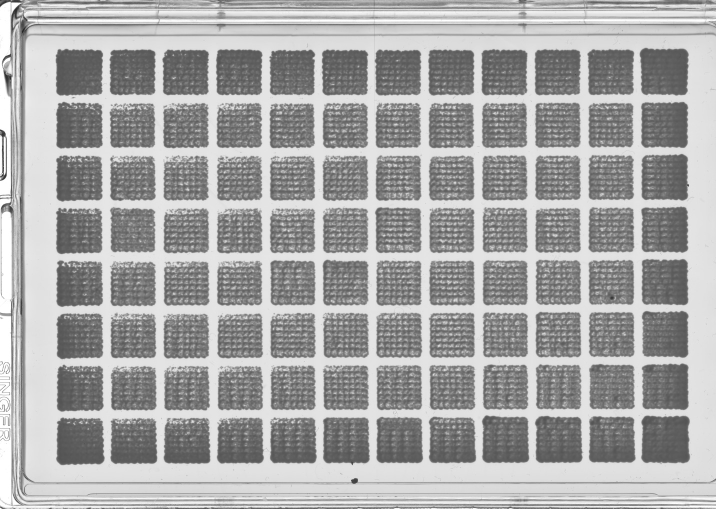
#> input picture Bence folder/Phenotypes/biofilm_washing_scans/20220627_1_biofilm_JB50_7x7.jpg, 1432 x 1017 px, found by its file name (shown at 1/2 size)
$ jupyter execute --allow-errors 'Image processing.ipynb'   (shell and % lines are left out)
#> lines starting #> are read from the running program, lines starting #| are printed output that depends on the picture; after the words box and inside, x2 and y2 are one past the last pixel; in counts of white or black regions, pixels touching at a corner belong together
#> in connected_components, image is the input picture: shape (1017, 1432); min 29, max 255, mean 166.4
# In this Jupyter notebook we will show the image processing pipeline used to quantify adhesion.

[cell 1]
#importing the packages used
import numpy as np
import matplotlib.pyplot as plt
import statistics as st
import scipy.stats as stats
import pandas as pd
from skimage.morphology import square
from skimage.measure import label, regionprops
from matplotlib.collections import PatchCollection
import matplotlib.patches as mpatches
from matplotlib.axes import Axes
from skimage.filters import threshold_otsu
import skimage.io
import skimage.filters
import skimage.measure
import seaborn as sns
import os

root = "/Users/bencekover/Library/CloudStorage/OneDrive-UniversityCollegeLondon/MSci Bahler lab/S.-Pombe-MLPs/"

#Show the actual image from an image matrix
# [4 lines left out: function show_image, not called in this run]

#To read an image:
def read_image(filename):
    image = plt.imread(filename)

#set directory
base_dir = os.path.normpath(root + "internal data/google drive data/scanner/")

#Make crop function
def crop(image):
    image=np.delete(image,range(950,1017),0)
#> image: shape (950, 1432)
    image=np.delete(image,range(0,75),0)
#> image: shape (875, 1432)
    image=np.delete(image,range(1400,1432),1)
#> image: shape (875, 1400)
    image=np.delete(image,range(0,90),1)
#> image: shape (875, 1310)
    return image

#Define each colony as a distinct "object"
def connected_components(filename, connectivity=2):
    # load the image
    image = skimage.io.imread(filename)
    #Crop the image
    image=crop(image)
    #blur the image
    image = skimage.filters.gaussian(image, sigma=7, truncate=8, channel_axis=True)
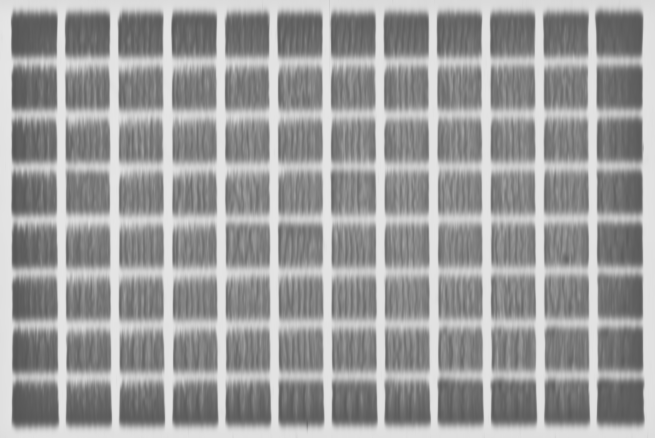
#> image: shape (875, 1310) float64 (shown at 1/2 size); min 0.332, max 0.903, mean 0.613
    # make an inverted binary
    thresh = threshold_otsu(image)
#> thresh = 0.654
    binary = image > thresh
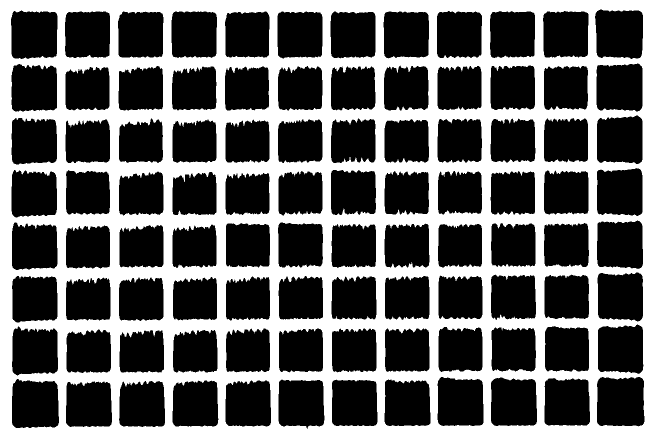
#> binary: shape (875, 1310) bool (shown at 1/2 size); 37.5% white; 1 white region, box (x1, y1, x2, y2) and area: (0, 0, 1310, 875) 429348
    binary_mask=np.invert(binary)
#> binary_mask: shape (875, 1310) bool; 62.5% white; 1 black region
    #Set the minimum area of an object to 2 pixels (python was picking up 1-pixel objects when I first tried it)

    #mask is the binary mask from which objects were found (a matrix of 1s and 0s)
    mask = skimage.morphology.remove_small_objects(binary_mask,1000)
    # perform connected component analysis (count=number of objects)

    #count is the number of objects there are (numbered 1-96 if there are 96 objects)
    #labeled_image is a matrix where each object is numbered 1-96 (the background is 0)
    labeled_image, count = skimage.measure.label(mask,connectivity=connectivity, return_num=True)
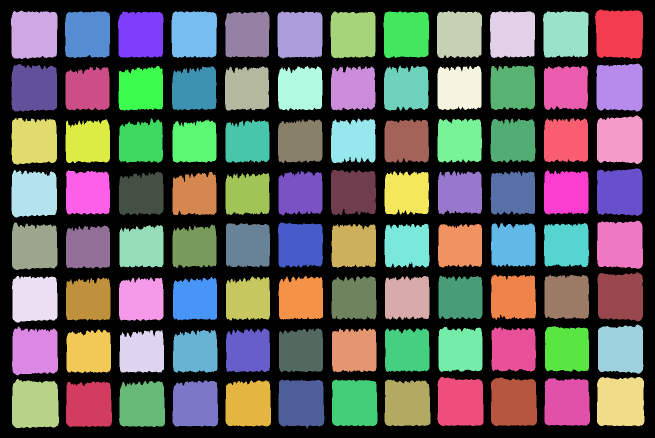
#> labeled_image: shape (875, 1310) int32 (shown at 1/2 size); 97 distinct labels, from 0 to 96; one colour per label, 0 black
#> count = 96

    #regions group the individual object properties
    regions=regionprops(labeled_image)
#> regions = 96 regions; largest, box (x1, y1, x2, y2) and area: (1194, 754, 1289, 853) 8843, (1190, 19, 1286, 118) 8670, (24, 758, 118, 856) 8420, (875, 754, 967, 852) 8378, (22, 21, 115, 118) 8356
    return labeled_image, count, regions, mask


#Find and label objects in the original JB50 7x7 plate

baseline_fname = root + "internal data/google drive data/scanner/20220627_biofilm_JB50_7x7/20220627_1_biofilm_JB50_7x7.jpg"
labeled_image,count,regions,mask=connected_components(baseline_fname)
#> count = 96

#Name each object after its position (A1-H12)
def number_plate(regions):
  x_array=[]
  y_array=[]
  for r in regions:
    x,y=r["centroid"]
    x_array.append(x)
    y_array.append(y)
#> this loop made 96 passes
#> (x, y) on passes 1 to 12: (67.3, 1238.4), (68.96, 67.81), (68.59, 918), (68.32, 1024.5), (68.05, 1131.1), (68.59, 174.7), (69.03, 281.1), (68.42, 387.8), (69.03, 494.4), (68.9, 599.3), (69.14, 705.6), (68.69, 812)
#> after the loop, x_array = 96 values, max 809.2 at index 94, min 67.3 at index 0, mean 438.7; y_array = 96 values, max 1241.1 at index 72, min 67.24 at index 37, mean 654.2
  rows=pd.cut(x_array,8, labels=["A","B","C","D","E","F","G","H"])
  cols=pd.cut(y_array,12, labels=["1","2","3","4","5","6","7","8","9","10","11","12"])
  index=[]
  for i in range(0,len(rows)):
    index.append(rows[i]+cols[i])
#> this loop made 96 passes
#> after the loop, index = 96 items, first 6: 'A12', 'A1', 'A9', 'A10', 'A11', 'A2'
  d = {'x': x_array, 'y': y_array, "row": rows, "col":cols, "index": index}
  df = pd.DataFrame(data=d)
#> df = table of 96 rows and 5 columns
  return df

#Show the dataframe of x (vertical) and y (horizontal) coordinates of the centroid of each object
df=number_plate(regions)
#> df = table of 96 rows and 5 columns

m=np.zeros((len(mask),len(mask[0])))
#> m: shape (875, 1310) float64; every value is 0

for ind in df["index"]:
  i=df[df['index']==ind].index[0]
  r=df[df["row"]==df.iat[i,2]]
  c=df[df["col"]==df.iat[i,3]]
  x=st.mean([df.iat[r[r["col"]=="12"].index[0],0],df.iat[r[r["col"]=="1"].index[0],0]])
  y=st.mean([df.iat[c[c["row"]=="A"].index[0],1],df.iat[c[c["row"]=="H"].index[0],1]])
  minr=int(round(x-45))
  minc=int(round(y-45))
  maxr=int(round(x+45))
  maxc=int(round(y+45))
  m[minr:maxr,minc:maxc]=square(90)
#> this loop made 96 passes
#> (ind, x, y, minr, minc, maxr, maxc) on passes 1 to 12: ('A12', 68.13, 1239.6, 23, 1195, 113, 1285), ('A1', 68.13, 68.74, 23, 24, 113, 114), ('A9', 68.13, 919.1, 23, 874, 113, 964), ('A10', 68.13, 1025.7, 23, 981, 113, 1071), ('A11', 68.13, 1132.4, 23, 1087, 113, 1177), ('A2', 68.13, 176.1, 23, 131, 113, 221), ('A3', 68.13, 282.7, 23, 238, 113, 328), ('A4', 68.13, 389.2, 23, 344, 113, 434), ('A5', 68.13, 495.4, 23, 450, 113, 540), ('A6', 68.13, 600.6, 23, 556, 113, 646), ('A7', 68.13, 707.1, 23, 662, 113, 752), ('A8', 68.13, 813, 23, 768, 113, 858)
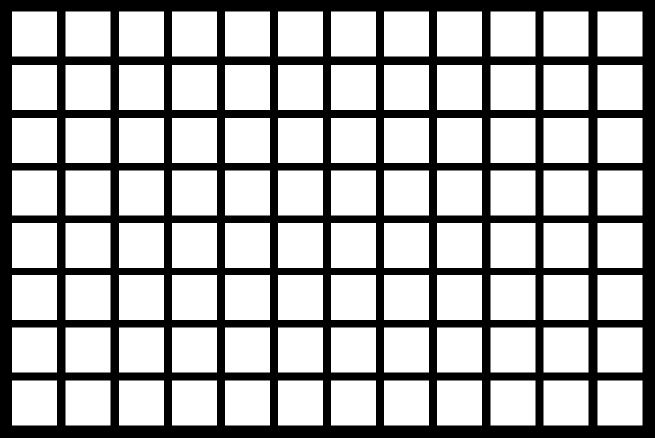
#> m: shape (875, 1310) float64 (shown at 1/2 size); values 0 (black) and 1 (white), 67.8% white; 1 black region

#Find and label objects in the new binary
labeled_image, count = skimage.measure.label(m,connectivity=2, return_num=True)
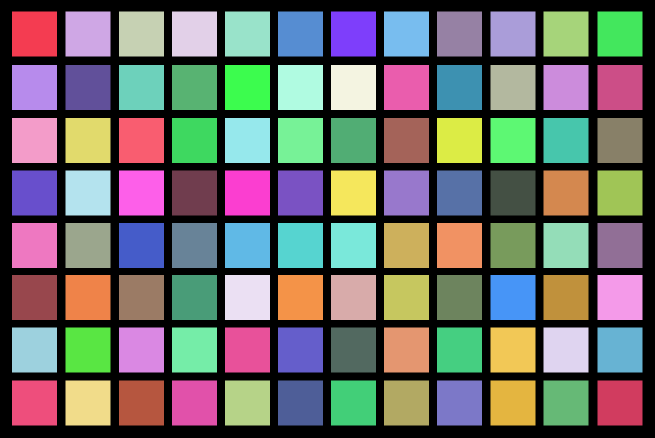
#> labeled_image: shape (875, 1310) int64 (shown at 1/2 size); 97 distinct labels, from 0 to 96; one colour per label, 0 black
regions=regionprops(labeled_image)
#> regions = 96 regions; largest, box (x1, y1, x2, y2) and area: (24, 23, 114, 113) 8100, (131, 23, 221, 113) 8100, (238, 23, 328, 113) 8100, (344, 23, 434, 113) 8100, (450, 23, 540, 113) 8100

#Return a dataframe of x and y coordinates of object centroids
df=number_plate(regions)
#> the loop in number_plate (call 2), `for r in regions:` made 96 passes
#> (x, y) on passes 1 to 12: (67.5, 68.5), (67.5, 175.5), (67.5, 282.5), (67.5, 388.5), (67.5, 494.5), (67.5, 600.5), (67.5, 706.5), (67.5, 812.5), (67.5, 918.5), (67.5, 1025.5), (67.5, 1131.5), (67.5, 1239.5)
#> the loop in number_plate (call 2), `for i in range(0,len(rows)):` made 96 passes

#Make a dictionary of each plate number
plate={}
n=0
for r in range(0,len(regions)):
  n=df.iat[r,2]+df.iat[r,3]
  plate[n]=regions[r]

#Create an array of mean intensity for each square for "image" from "labeled_image"
# [46 lines left out: functions mean_int, processing, not called in this run]

#Import images
def import_im(directory):
  image_1=np.invert(crop(skimage.io.imread(directory)))
  return image_1

# Import strain layouts

#> (a cell that did not finish here is left out)

[cell 3]
labeled_im_2=np.zeros((len(labeled_image),len(labeled_image[0])))
labeled_im_2[:-20,:-80]=labeled_image[20:,80:]
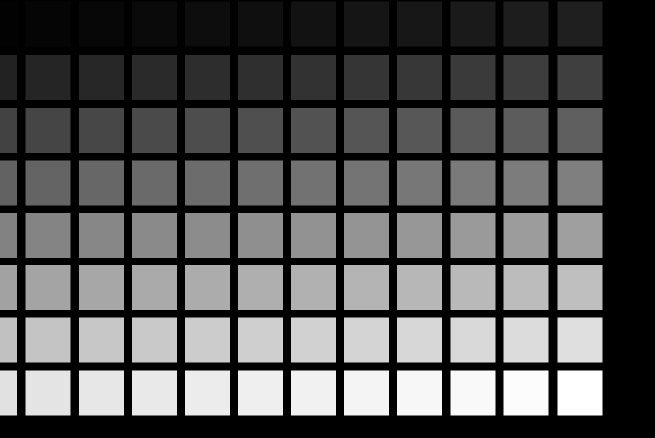
#> labeled_im_2: shape (875, 1310) float64 (shown at 1/2 size); min 0, max 96, mean 31.4; drawn with min black and max white

[cell 4]
#overlay labeled image on original image
#plt.imshow(segregants_3)
#remove the 20 pixels of the left side
labeled_im_=labeled_image[:,30:]
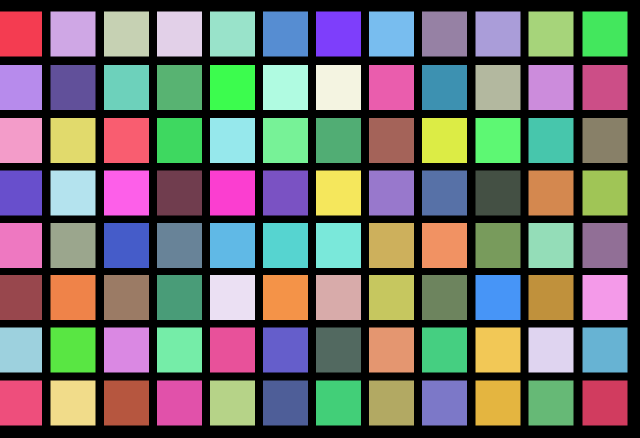
#> labeled_im_: shape (875, 1280) int64 (shown at 1/2 size); 97 distinct labels, from 0 to 96; one colour per label, 0 black
plt.imshow(labeled_image,alpha=0.5)

[cell 5]
labeled_im_3=np.zeros((len(labeled_image),len(labeled_image[0])))
labeled_im_3[:-30,:-20]=labeled_image[30:,20:]

labeled_im_4=np.zeros((len(labeled_image),len(labeled_image[0])))
#Move it down and slighlty right
labeled_im_4[:-10,:-20]=labeled_image[10:,20:]
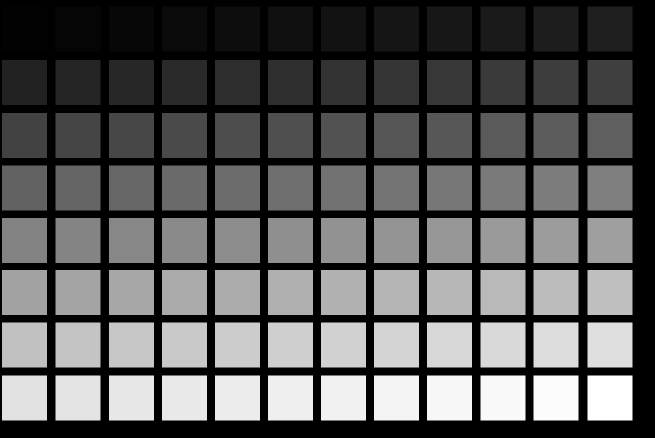
#> labeled_im_4: shape (875, 1310) float64 (shown at 1/2 size); min 0, max 96, mean 32.9; drawn with min black and max white

labeled_im_5=np.zeros((len(labeled_image),len(labeled_image[0])))
#Move it down and slighlty right
labeled_im_5[:-15,:-50]=labeled_image[15:,50:]
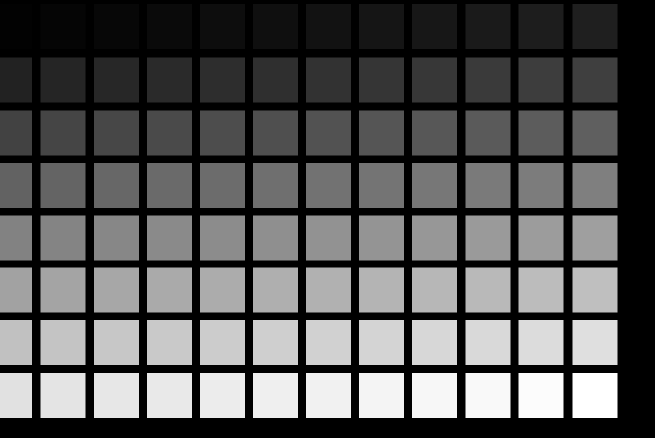
#> labeled_im_5: shape (875, 1310) float64 (shown at 1/2 size); min 0, max 96, mean 32.2; drawn with min black and max white

labeled_im_6=np.zeros((len(labeled_image),len(labeled_image[0])))
#Move it down and slighlty right
labeled_im_6[:-30,:]=labeled_image[30:,:]
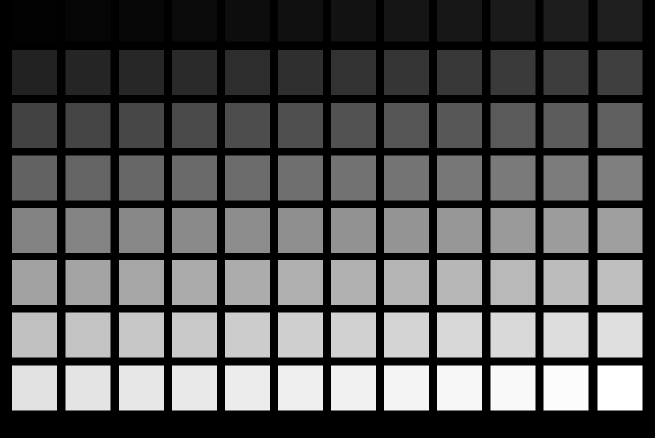
#> labeled_im_6: shape (875, 1310) float64 (shown at 1/2 size); min 0, max 96, mean 32.9; drawn with min black and max white
